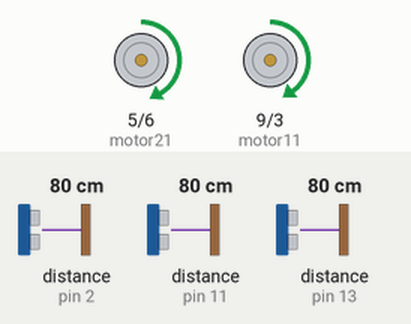
Recording of a sketch running on a simulated Arduino Uno, built with avr-gcc and run on an emulated ATmega328P. Parts: motor-driver pin pairs drawn as motors (green arrow = first pin HIGH = forward, orange = second pin HIGH = backward, longer = more drive). Wiring (inferred from the names in the program): 3 × ultrasonic range finder: trigger pin 8, echo pin 2 / trigger pin 10, echo pin 11 / trigger pin 12, echo pin 13. The test bench sets the inputs (shaded band); at power-on: distance to the obstacle (sensors on pin 13, pin 2, pin 11) 80 cm. The echo pulse lasts 58.3 µs per cm; what the sketch prints to the serial monitor is not drawn.

Above: at 1.2 s.
1.3 s: distance to the obstacle (sensor on pin 13) set to 32 cm
4.3 s: distance to the obstacle (sensor on pin 13) set to 27 cm
At 4.77 s:
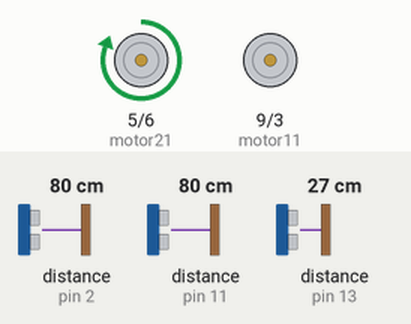
7.3 s: distance to the obstacle (sensor on pin 2) set to 120 cm
At 10.2 s:
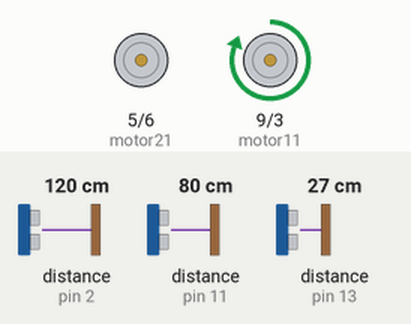
10.3 s: distance to the obstacle (sensor on pin 11) set to 120 cm
At 11.0 s:
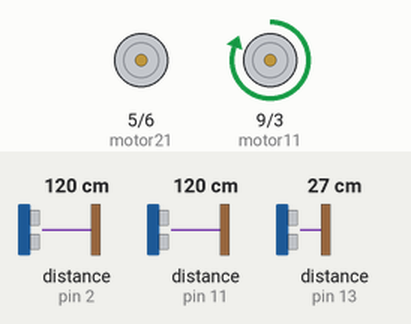
12.1 s: distance to the obstacle (sensor on pin 11) set to 2 cm
At 12.2 s:
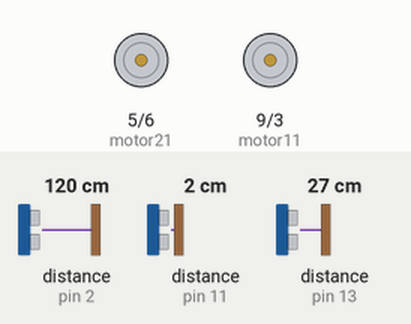
15.1 s: distance to the obstacle (sensor on pin 13) set to 120 cm
At 15.53 s:
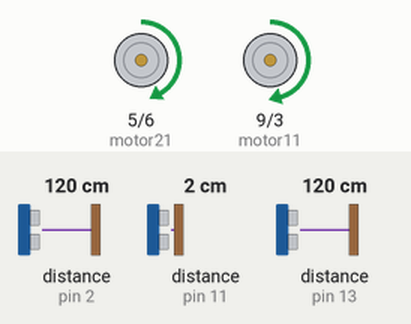
Timing chart, 0 to 19.1 s (numbered marks = the images above; inputs shaded):
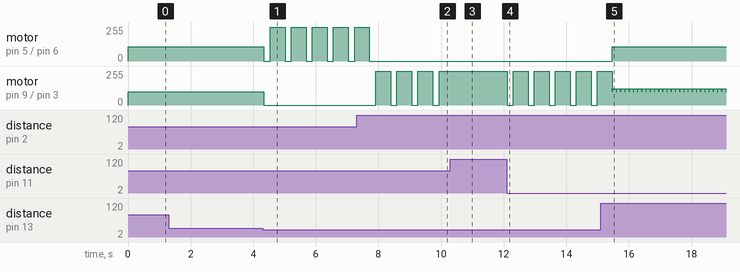

Measured:
- the behaviour switches between 30 and 29 cm on distance to the obstacle (sensor on pin 13) (found by bisection; images 0 and 1)
- after the input at 1.3 s, every drawn part: stays the same
- after the input at 4.3 s, motor on pin 5 (motor21) / pin 6 (motor22): alternates forward 255/255 for 0.47 s and stopped for 0.20 s, starting at once; motor on pin 9 (motor11) / pin 3 (motor12): forward 100/255 → stopped at once
- after the input at 7.3 s, motor on pin 5 (motor21) / pin 6 (motor22): goes on until 7.7 s, then stays stopped; motor on pin 9 (motor11) / pin 3 (motor12): alternates forward 255/255 for 0.48 s and stopped for 0.20 s, starting after 0.61 s
- after the input at 10.3 s, motor on pin 9 (motor11) / pin 3 (motor12): stops changing and stays forward 255/255
- after the input at 12.1 s, motor on pin 9 (motor11) / pin 3 (motor12): alternates forward 255/255 for 0.47 s and stopped for 0.20 s, starting at once
- after the input at 15.1 s, motor on pin 5 (motor21) / pin 6 (motor22): stopped → forward 107/255 after 0.37 s; motor on pin 9 (motor11) / pin 3 (motor12): alternates forward 122/255 for 0.13 s and forward 100/255 for 0.01 s, starting after 0.37 s

The sketch:

Robot_Program_1.ino
```cpp
int trig1=12;
int eco1=13;
int trig2=8;
int eco2=2;
int trig3=10;
int eco3=11;
int motor11=9;
int motor12=3;
int motor21=5;
int motor22=6;
int front;
int left;
int right;
void setup()
{
 Serial.begin(9600);
  // put your setup code here, to run once:

pinMode(trig1, OUTPUT);
pinMode(eco1, INPUT);
pinMode(trig2, OUTPUT);
pinMode(eco2, INPUT);
pinMode(trig3, OUTPUT);
pinMode(eco3, INPUT);
pinMode(motor11, OUTPUT);
pinMode(motor12, OUTPUT);
pinMode(motor21, OUTPUT);
pinMode(motor22, OUTPUT);
}
int sensor(int trig, int eco){
  int result;
  digitalWrite(trig, LOW);
  delayMicroseconds(1);
  digitalWrite(trig, HIGH);
  delayMicroseconds(10);
  digitalWrite(trig, LOW);
  result=pulseIn(eco, HIGH);
  result=result*0.034/2;
  return result;
 }
 void Stop(){
   analogWrite(motor11, 0);
   analogWrite(motor12, 0);
   analogWrite(motor21, 0);
   analogWrite(motor22, 0);
   delay(200);
 }
void loop() {
  // put your main code here, to run repeatedly:
  front=sensor(trig1, eco1);
    left=sensor(trig2, eco2);
  right=sensor(trig3, eco3);
  if ((front>28)){
   analogWrite(motor11, 100);
   analogWrite(motor12, 0);
   analogWrite(motor21, 107);
   analogWrite(motor22, 0);
  left=sensor(trig2, eco2);
  right=sensor(trig3, eco3);
  while(left<11){
    analogWrite(motor21, 125);
   analogWrite(motor22, 0);
   analogWrite(motor11, 100);
   analogWrite(motor12, 0);
   delay(100);
   break;
   left=11;
  }
   while(right<11){
    analogWrite(motor21, 107);
   analogWrite(motor22, 0);
   analogWrite(motor11, 122);
   analogWrite(motor12, 0);
   delay(100);
   break;
   right=11;
  }
   delay(10);
  }
  else if((left>right)&&(left>20)){
    Stop();
   analogWrite(motor11, 255);
   analogWrite(motor12, 0);
   analogWrite(motor21, 0);
   analogWrite(motor22, 0);
   delay(460);
  }
  else if((right>left)&&(right>20)){
    Stop();
   analogWrite(motor11, 0);
   analogWrite(motor12, 0);
   analogWrite(motor21, 255);
   analogWrite(motor22, 0);
   delay(460);
  }
  Serial.print(front);
  Serial.print("      ");
  Serial.print(left);
  Serial.print("      ");
  Serial.print(right);
  Serial.print("       ");
}
```
